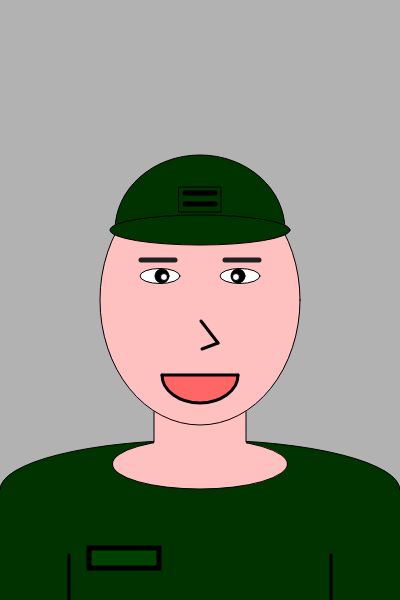
Frame 1 (no input)
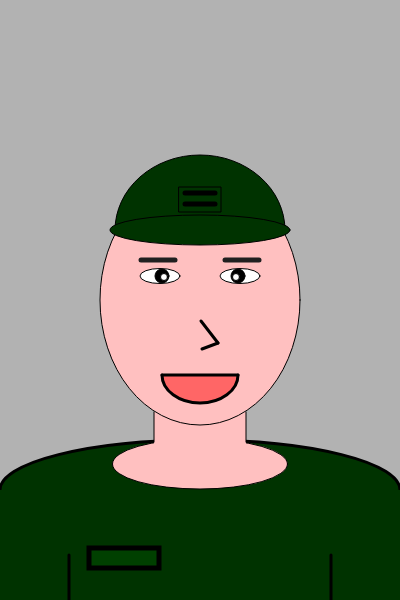
Frame 60 (no input)
Frame 120 (the mouse pressed at the canvas centre since frame 60): identical to frame 60, image omitted

The p5.js sketch that drew these frames (run headless with seeded random() and noise() and a simulated clock; from frame 60 on, the mouse is pressed at the canvas centre):

// p5.js sketch
// ── sketch.js
function setup() {
  createCanvas(400, 600);
}

function draw() {
  background("#B2B2B2");
  //옷
  fill("#003300");
  ellipse(200, 490, 400, 100);
  noStroke();
  rect(0, 490, 400, 110);
  stroke(0);
  strokeWeight(5);
  fill("#004000");
  rect(89, 548, 70, 20);
  strokeWeight(3);
  line(331, 555, 331, 600);
  line(69, 555, 69, 600);
  //얼굴과 목
  fill("#FFC0C0");
  stroke(0);
  strokeWeight(1);
  ellipse(200, 464, 175, 50);
  noStroke();
  quad(154, 412, 154, 470, 246, 470, 246, 412);
  stroke(0);
  strokeWeight(1);
  ellipse(200, 300, 200, 250);
  line(154, 412, 154, 442);
  line(246, 412, 246, 442);
  //모자
  fill("#003300");
  arc(200, 230, 170, 150, PI, TWO_PI);
  ellipse(200, 230, 180, 30);
  rect(179, 187, 42, 25);
  strokeWeight(5);
  line(185, 193, 215, 193);
  line(185, 204, 215, 204);
  strokeWeight(1);
  //눈, 눈썹
  fill(255);
  ellipse(160, 276, 40, 15);
  fill(0);
  circle(162, 276, 14);
  fill(255);
  circle(164, 277, 7);
  fill(255);
  ellipse(240, 276, 40, 15);
  fill(0);
  circle(238, 276, 14);
  fill(255);
  circle(236, 277, 7);
  stroke("#202020");
  strokeWeight(5);
  line(141, 260, 175, 260);
  line(259, 260, 225, 260);
  //코
  strokeWeight(3);
  stroke(0);
  line(201, 321, 218, 343);
  line(218, 343, 202, 349);
  //입
  fill("#FF6666");
  arc(200, 375, 76, 56, 0, PI);
  line(162, 375, 238, 375);
}
